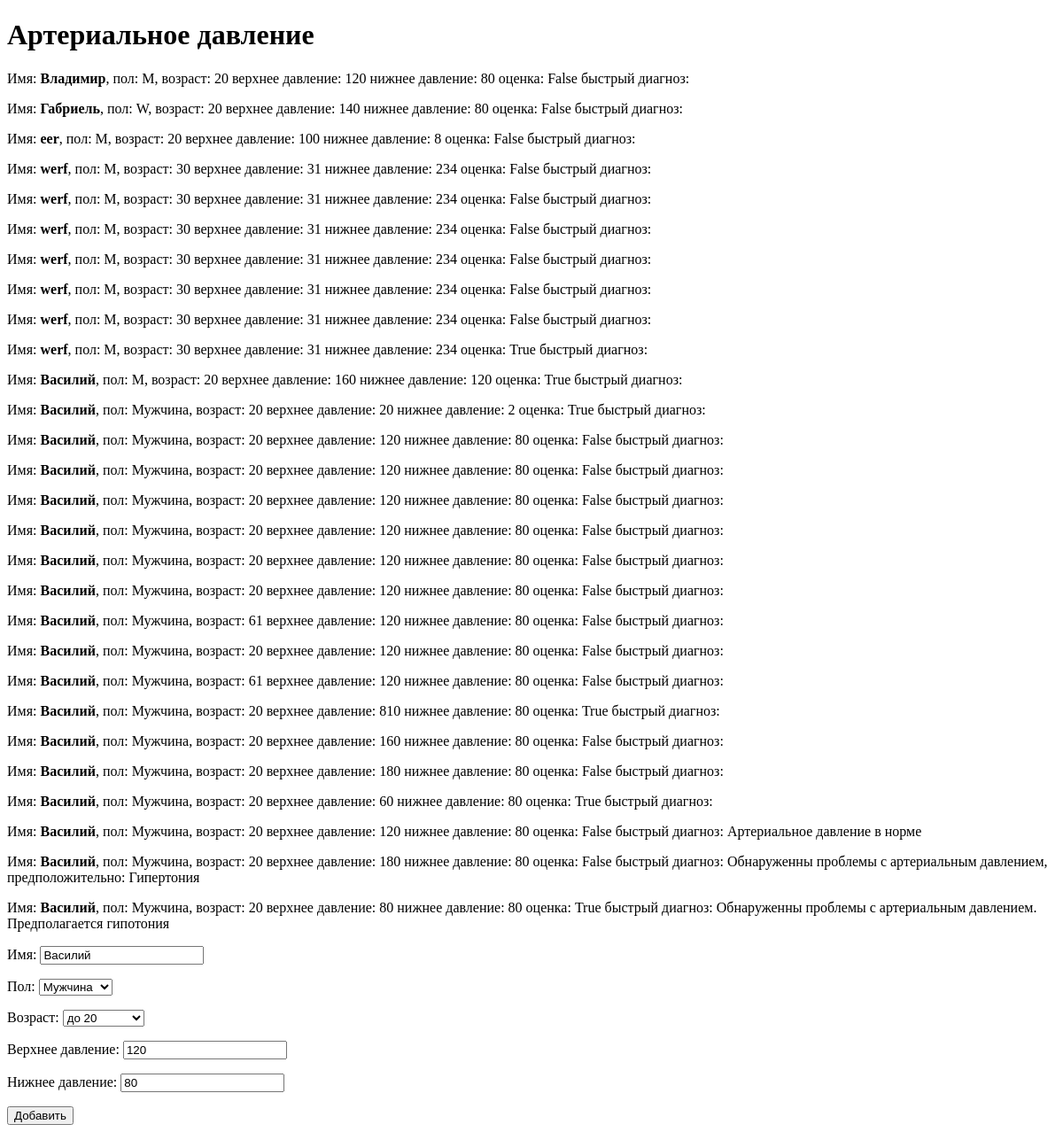
/monitor/, run on an earlier commit of the app's database.
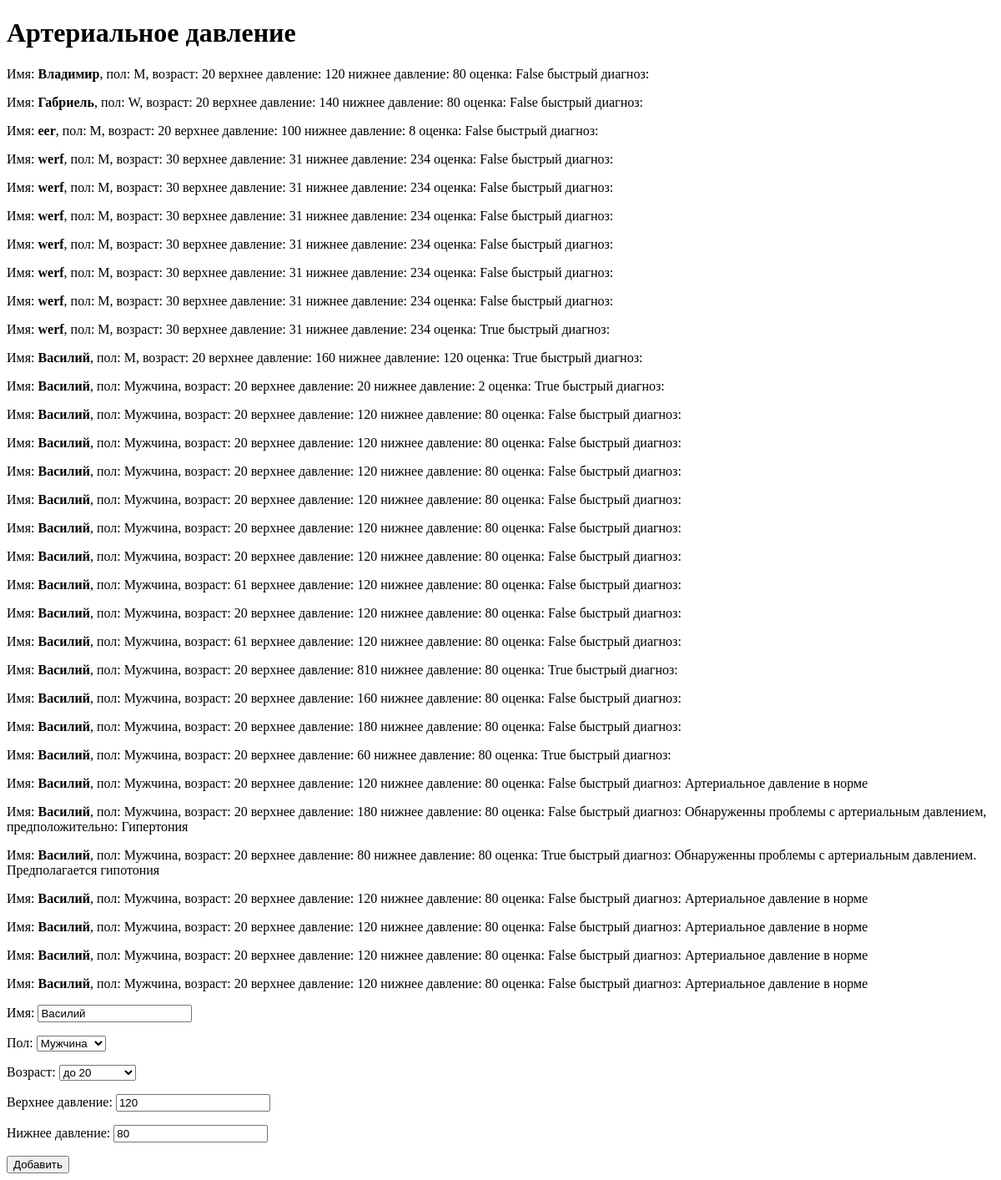
And on a later commit of the database.
### monitor/models.py (models this page shows, shortened)
class Arterial(models.Model):
    SEX_LIST = (
        ('Мужчина', 'Мужчина'),
        ('Женщина', 'Женщина'),
    )
    AGE_LIST = (
        ('20', 'до 20'),
        ('30', 'от 21 до 30'),
        ('40', 'от 31 до 40'),
        ('50', 'от 41 до 50'),
        ('60', 'от 51 до 60'),
        ('61', 'старше 60'),
    )
    name = models.CharField(max_length=10, verbose_name="Имя")
    sex = models.CharField(max_length=7, choices=SEX_LIST, verbose_name="Пол")
    age = models.CharField(max_length=2, choices=AGE_LIST, verbose_name="Возраст")
    bottom_pressure = models.IntegerField(verbose_name="Нижнее давление")
    top_pressure = models.IntegerField(verbose_name="Верхнее давление")
    problem = models.BooleanField(verbose_name="Проблема?", default=False)
    fast_check = models.CharField(max_length=100, default='')
    status = models.ForeignKey('Status', null=True, blank=True, on_delete=models.PROTECT, verbose_name='Оценка')
    class Meta:
        verbose_name = 'Артериальное давление'
        verbose_name_plural = 'Артериальное давление'

### monitor/views.py (the view, shortened to what this page needs)
# urls.py: path('', index, name='index'),
def index(request):
    pressure = Arterial.objects.all()
    form = ArterialForm()
    context = {'pressure': pressure,
                   'form': form,
                }
    return render(request, 'monitor/index.html', context)

### monitor/forms.py
class ArterialForm(forms.ModelForm):
    name = forms.CharField(label = 'Имя', initial='Василий')
    sex = forms.ChoiceField(label='Пол', choices=Arterial.SEX_LIST)
    age = forms.ChoiceField(label='Возраст', choices=Arterial.AGE_LIST)
    top_pressure = forms.IntegerField(label='Верхнее давление', initial=120)
    bottom_pressure = forms.IntegerField(label='Нижнее давление', initial=80)
    class Meta:
        model = Arterial
        fields = ('name', 'sex', 'age', 'top_pressure', 'bottom_pressure',)

### monitor/templates/monitor/index.html (shortened to what this page needs)
<!doctype html>
<html lang="en">
<head>
</head>
<body>
    <h1>Артериальное давление</h1>
    {% for pr in pressure %}
        <p> Имя: <b>{{ pr.name }}</b>,
            пол: {{pr.sex}},
            возраст: {{pr.age}}
            верхнее давление: {{pr.top_pressure}}
            нижнее давление: {{pr.bottom_pressure}}
            оценка: {{pr.problem}}
            быстрый диагноз: {{pr.fast_check}}
        </p>
    {% endfor %}
    <form method="post">
        {{form.as_p}}
        <button type="submit">Добавить</button>
    </form>
</body>
</html>

What changed in the data, as far as the page shows it:
added Arterial: name "Василий", sex "Мужчина", age "20", top_pressure "120", bottom_pressure "80", problem "False", fast_check "Артериальное давление в норме"
added Arterial: name "Василий", sex "Мужчина", age "20", top_pressure "120", bottom_pressure "80", problem "False", fast_check "Артериальное давление в норме"
added Arterial: name "Василий", sex "Мужчина", age "20", top_pressure "120", bottom_pressure "80", problem "False", fast_check "Артериальное давление в норме"
added Arterial: name "Василий", sex "Мужчина", age "20", top_pressure "120", bottom_pressure "80", problem "False", fast_check "Артериальное давление в норме"
